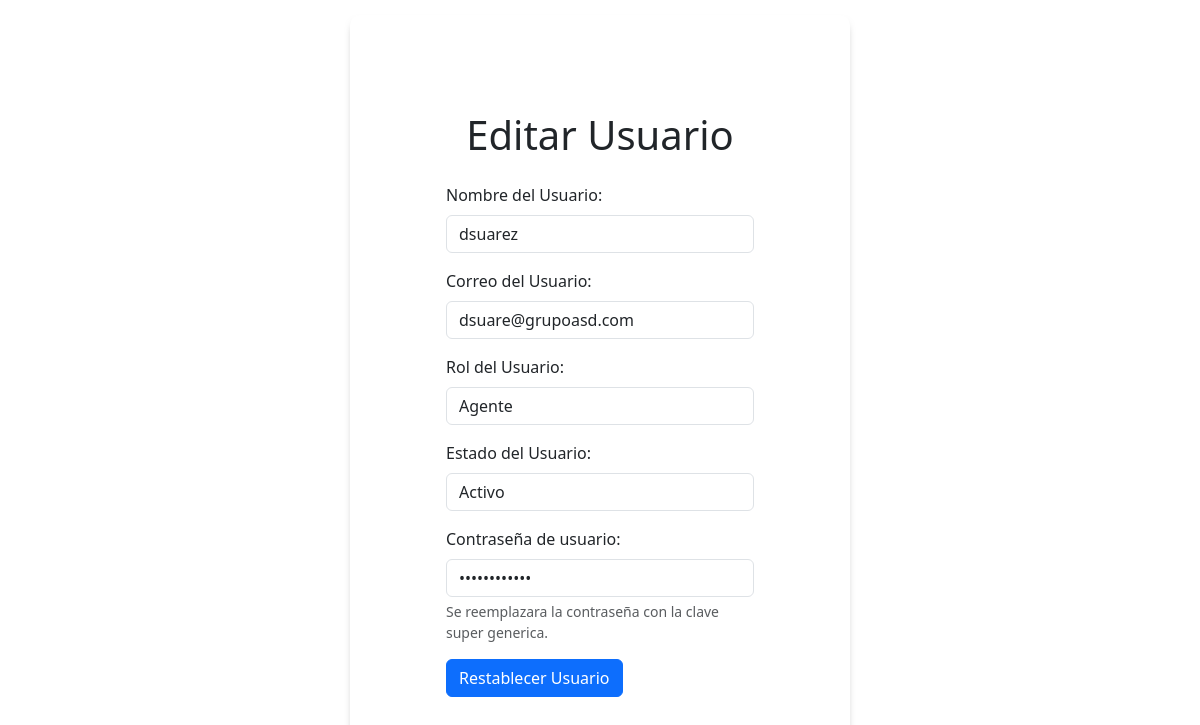
/usuarios/restablecer-usuario/8 (signed in), run on the app's committed database.
### app/models.py (models this page shows, shortened)
class Usuario(UserMixin, db.Model):
    __tablename__ = "usuario"
    id = db.Column(db.Integer, primary_key=True)
    userName = db.Column(db.String(100), unique=True, nullable=False)
    email = db.Column(db.String(120), unique=True, nullable=False)
    rol = db.Column(db.Enum(Rol), default=Rol.AGENTE)
    password = db.Column(db.String(128), nullable=False)
    estado = db.Column(db.Enum(Estado_usuario), default=Estado_usuario.ACTIVO)
    created_at = db.Column(db.DateTime, default=datetime.utcnow, nullable=False)
    updated_at = db.Column(db.DateTime, default=datetime.utcnow, onupdate=datetime.utcnow, nullable=False)

### app/usuarios/routes.py (the view, shortened to what this page needs)
@usuarios.route('/restablecer-usuario/<usuario_id>', methods=['GET','POST'])
@acceso_requerido(roles=["Administrador"])
@login_required
def restablecer_usuario(usuario_id):
    usuario = Usuario.query.get(usuario_id)
    form_restablecer=FormRestablecerUsuario(obj = usuario)
    default_password = "GrupoASD123*"
    form_restablecer.password.data = default_password
    return render_template('restablecer_usuario.html', form=form_restablecer, usuario=usuario)

### app/auth/routes.py (called while the page is built)
def acceso_requerido(roles=None):
    if roles is None:
        roles = []
    def decorador(f):
        @wraps(f)
        def decorated_function(*args, **kwargs):
            if current_user.is_authenticated is False:
                flash("Debes iniciar sesión para acceder a esta página", "warning")
                return redirect('/auth/login')
            if roles and current_user.rol.value not in roles:
                flash("No tienes permisos para acceder a esta página", "error")
                return redirect('/auth/login')
            return f(*args, **kwargs)
        return decorated_function
    return decorador

### app/models.py (called while the page is built)
@login.user_loader
def user_loader(id):
    return Usuario.query.get(id)

### app/usuarios/templates/restablecer_usuario.html (shortened to what this page needs)
{% extends "form_base.html" %}
{% block form_content %}
    <form action="" class="login" method="POST" novalidate enctype="multipart/form-data">
        <h2 class="text-center my-4 titulo-responsivo">Editar Usuario</h2>
        <div class="form-group mb-3">
            <label for="{{ form.userName.id }}" class="form-label">{{ form.userName.label }}</label>
            {{ form.userName(class="form-control", size=32) }}
        </div>
        <div class="form-group mb-3">
            <label for="{{ form.email.id }}" class="form-label">{{ form.email.label }}</label>
            {{ form.email(class="form-control", size=32) }}
        </div>
        <div class="form-group mb-3">
            <label for="{{ form.rol.id }}" class="form-label">{{ form.rol.label }}</label>
            <select id="{{ form.rol.id }}" name="{{ form.rol.name }}" class="form-control">
                {% for value, label in form.rol.choices %}
                    <option value="{{ value }}" {% if value == usuario.rol.name %}selected{% endif %}>{{ label }}</option>
                {% endfor %}
            </select>
        </div>
        <div class="form-group mb-3">
            <label for="{{ form.estado.id }}" class="form-label">{{ form.estado.label }}</label>
            <select id="{{ form.estado.id }}" name="{{ form.estado.name }}" class="form-control">
                {% for value, label in form.estado.choices %}
                    <option value="{{ value }}" {% if value == usuario.estado.name %}selected{% endif %}>{{ label }}</option>
                {% endfor %}
            </select>
        </div>
        <div class="form-group mb-3">
            <label for="{{ form.password.id }}" class="form-label">{{ form.password.label }}</label>
            <input type="password" class="form-control" size="32" value="{{ form.password.data }}" readonly>
            <small class="form-text text-muted">Se reemplazara la contraseña con la clave super generica.</small>
        </div>
        <div class="mb-3">
            {{ form.submit(class="btn btn-primary") }}
        </div>
    </form>
{% endblock %}

### app/static/css/formulario.css (style rules this page uses)
body { min-height: 100vh; display: flex; align-items: center; justify-content: center; }
.login { background-color: #fff; border-radius: 10px; text-align: left; padding: 4.5em 6em; margin: auto; width: 90%; max-width: 500px; box-shadow: 0 5px 10px -5px rgba(0, 0, 0, 0.535); }
.form-group { display: flex; flex-direction: column; }
.titulo-responsivo { font-size: 2.5rem; grid-column: span 3; }

### data on the page
Usuario: userName "dsuarez", email "dsuare@grupoasd.com", rol "Agente", estado "Activo"
